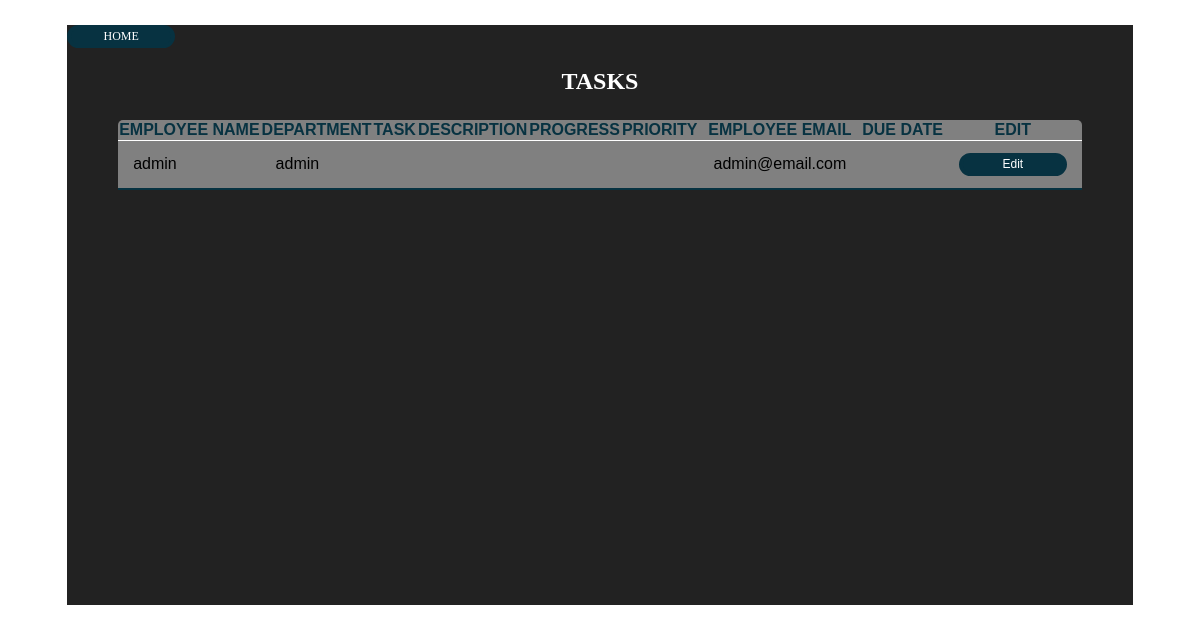
The app's page /nav/taskv.php (signed in) with its own data.
### tables this page shows
CREATE TABLE `employees` (
  `userId` int(10) NOT NULL,
  `deptId` varchar(100) NOT NULL,
  `tId` int(100) NOT NULL,
  `userName` varchar(100) NOT NULL,
  `userPwd` varchar(10) NOT NULL,
  `empSal` int(5) NOT NULL,
  `email` varchar(100) NOT NULL,
  `phoneNo` int(100) NOT NULL,
  `hire_date` timestamp NOT NULL DEFAULT current_timestamp() ON UPDATE current_timestamp()
);

### nav/taskv.php (the view, shortened to what this page needs)
<!DOCTYPE html>
<html lang="en">
<head>
</head>
<body>
<?php
require_once '../inc/conn.php';
if(isset($_SESSION["deptId"])){
    if($_SESSION["deptId"]=="admin"){
     $name=$_SESSION["deptId"];
     }else if($_SESSION["deptId"]=="manager"){
       $name=$_SESSION['deptId'];
     }else if($_SESSION["deptId"]=="secretary"){
     $name=$_SESSION['deptId'];
   }else if($_SESSION["deptId"]=="marketer"){
   $name=$_SESSION['deptId'];
 }else if($_SESSION["deptId"]=="accountant"){
 $name=$_SESSION['deptId'];
}else if($_SESSION["deptId"]=="others"){
$name=$_SESSION['deptId'];
}}else{
       echo"<a href='login.php'>Log In</a>";
    }
echo "<div id='content-box'>";
$query="SELECT * FROM employees WHERE deptId ='$name' ";
        $result=mysqli_query($cnn, $query);
        echo"<a href='../index.php'>HOME</a>";
        echo"<center>";
        echo"<h2>TASKS</h2>";
        echo '<table border="0" class="content-tab" cellspacing="7">';
        echo '<tr><th>EMPLOYEE NAME</th><th>DEPARTMENT</th><th>TASK</th><th>DESCRIPTION</th><th>PROGRESS</th>
        <th>PRIORITY</th><th>EMPLOYEE EMAIL</th><th>DUE DATE</th><th>EDIT</th></tr>';
while($row=mysqli_fetch_array($result,MYSQLI_ASSOC))
{
    echo '<tr>';
    echo '<td>'.$row['userName'].'</td>';
    echo '<td>'.$row['deptId'].'</td>';
    echo '<td>'.$row['tName'].'</td>';
    echo '<td>'.$row['tDesc'].'</td>';
    echo '<td>'.$row['tProg'].'</td>';
    echo '<td>'.$row['priority'].'</td>';
    echo '<td>'.$row['email'].'</td>';
    echo '<td>'.$row['ddate'].'</td>';
    echo "<td><a href=\"../edit.php?udt=".$row['userId']."\">Edit</a></td>";
    echo '</tr>';
}
echo '</table>';
echo"</center>";
?>
</body>
</html>

### nav/taskv.php (style rules this page uses)
a { display:block; background-color:rgb(7, 50, 65); color:white; text-decoration:none; width:100px; text-align:center; height: 15px; border-style:solid; border-width:4px; font-size:12px; border-radius:50px; border-color:rgb(7, 50, 65); }
#content-box { width:90%; background-color: rgb(34, 34, 34); min-height:580px; margin-top:25px; margin-left:5% }
body { background-image: url("../pictures/offwall.jpg"); }
.content-tab { color:black; background-color:grey; border-collapse: collapse; font-family:sans-serif; margin:25px 0; border-radius:5px 5px 0 0; font-size:16px; overflow:hidden; min=width:400px; }
h2 { color:white; }
.content-tab td { padding: 12px 15px; }
.content-tab th { color:rgb(7, 50, 65); }
.content-tab tbody tr { border-bottom:1px solid white; }
.content-tab tbody tr:last-of-type { border-bottom:2px solid rgb(7, 50, 65); }

### records on screen
employees: userName "admin", deptId "admin", email "admin@email.com"
